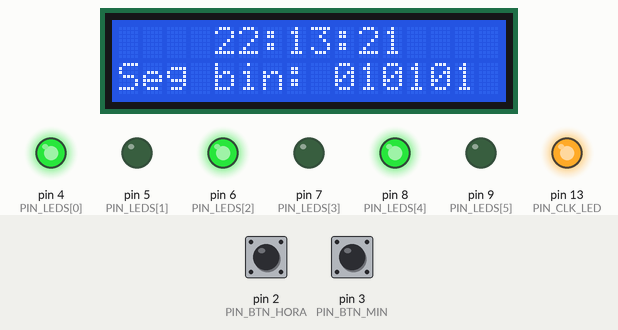
A sketch run on a simulated Arduino Uno, built with avr-gcc and run on an emulated ATmega328P. Shown: 16×2 character LCD, output pins drawn as LEDs (lit = HIGH). Dashed ring = blinking. The inputs (shaded band) are chosen by the test bench; at power-on: pin 3 (PIN_BTN_MIN) HIGH, pin 2 (PIN_BTN_HORA) HIGH. What the sketch prints to the serial monitor is not drawn.

Above: at 3.1 s.
3.2 s: pin 3 (PIN_BTN_MIN) pulled LOW for 0.15 s
At 4.1 s:
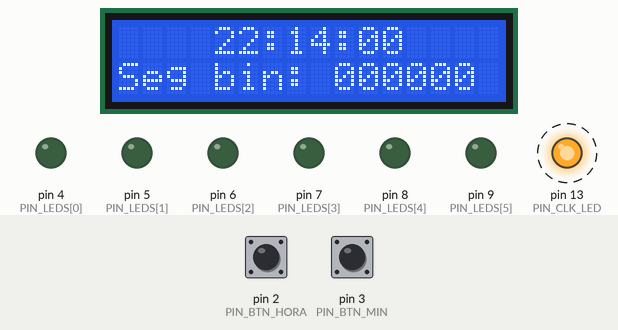
6.2 s: pin 2 (PIN_BTN_HORA) pulled LOW for 0.15 s
At 7.1 s:
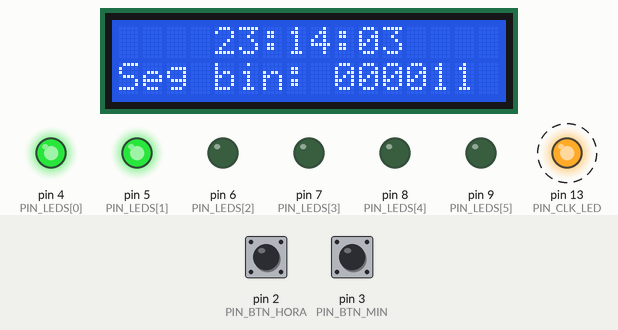
9.2 s: pin 2 (PIN_BTN_HORA) pulled LOW for 1 s
At 9.49 s:
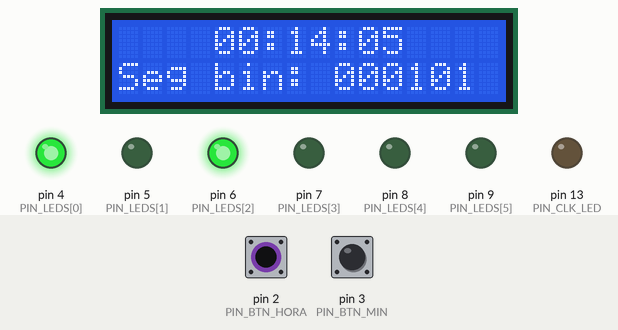
13.2 s: pin 3 (PIN_BTN_MIN) pulled LOW for 1 s
At 15.34 s:
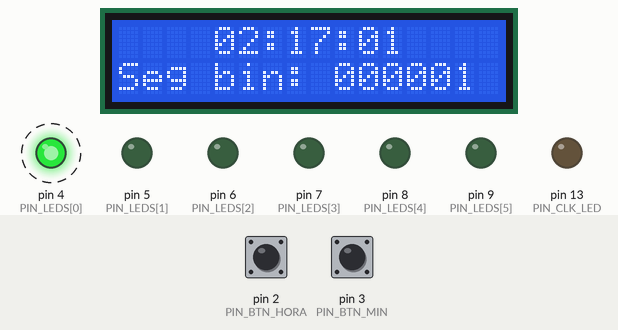
Timing chart, 0 to 24.5 s (numbered marks = the images above; inputs shaded):
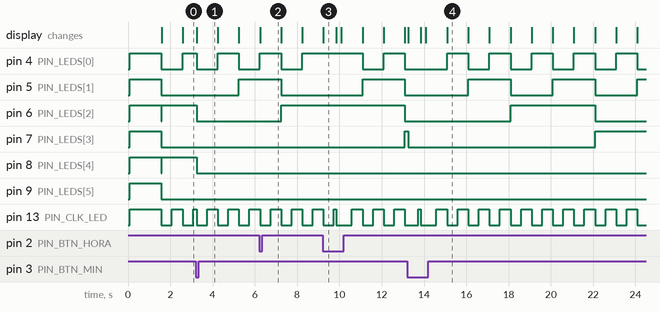

The sketch:

reloj_digital.ino
```cpp
/*
  Práctica 8 - Reloj digital (Arduino UNO)
  ------------------------------------------------------------
  El reloj se implementa como una CASCADA DE CONTADORES, igual
  que un reloj digital hecho con circuitos lógicos:

    CLK 1 Hz -> U_seg (mod 10) -> D_seg (mod 6) -> U_min (mod 10)
             -> D_min (mod 6)  -> HORAS (mod 24: U_hr + D_hr)

  Cada contador genera un "acarreo" (carry) cuando regresa a 0,
  y ese acarreo es el pulso de reloj del siguiente contador.

  Salidas:
    - Monitor Serie (siempre)          -> 9600 baudios
    - LCD 16x2 (TIPO_LCD): 2 = LCD normal de 16 pines, 1 = con módulo I2C
    - 6 LEDs: segundos en binario (opcional) -> USE_LEDS 1
    - LED integrado (D13): parpadea a 1 Hz (el "CLK")

  Entradas:
    - D2: botón +HORA    (a GND, se usa INPUT_PULLUP: no requiere resistencia)
    - D3: botón +MINUTO  (a GND, se usa INPUT_PULLUP: no requiere resistencia)
    - Monitor Serie: escribir  T hh:mm:ss  y Enter para fijar la hora

  Base de tiempo:
    - Sin RTC (USE_RTC 0): se usa millis() (cristal del Arduino).
    - Con RTC (USE_RTC 3231 o 1307): se usa el módulo DS3231/DS1307
      por I2C (A4 = SDA, A5 = SCL) y la hora se conserva sin energía.
*/

// ====================== CONFIGURACIÓN ======================
#define TIPO_LCD    2      // 0 = sin LCD
                           // 1 = LCD con módulo I2C atrás (4 pines: GND VCC SDA SCL)
                           // 2 = LCD normal de 16 pines (sin módulo)
#define LCD_ADDR    0x27   // solo I2C: si no muestra nada, prueba 0x3F
#define USE_RTC     0      // 0 = sin RTC, 3231 = DS3231, 1307 = DS1307
#define USE_LEDS    1      // 1 = segundos en binario en 6 LEDs (D4..D9)

// ========================= PINES ===========================
const uint8_t PIN_BTN_HORA = 2;
const uint8_t PIN_BTN_MIN  = 3;
const uint8_t PIN_CLK_LED  = LED_BUILTIN;                 // D13
const uint8_t PIN_LEDS[6]  = {4, 5, 6, 7, 8, 9};          // bit0 .. bit5
// LCD de 16 pines (TIPO_LCD 2): RS, E, D4, D5, D6, D7
// (los pines analógicos A0..A3 funcionan como digitales)
const uint8_t LCD_RS = 12, LCD_E = 11, LCD_D4 = A0, LCD_D5 = A1, LCD_D6 = A2, LCD_D7 = A3;

// ======================= LIBRERÍAS =========================
#if TIPO_LCD == 1 || USE_RTC
  #include <Wire.h>
#endif
#if TIPO_LCD == 1
  #include <LiquidCrystal_I2C.h>   // "LiquidCrystal I2C" de Frank de Brabander
  LiquidCrystal_I2C lcd(LCD_ADDR, 16, 2);
#elif TIPO_LCD == 2
  #include <LiquidCrystal.h>       // ya viene instalada en el Arduino IDE
  LiquidCrystal lcd(LCD_RS, LCD_E, LCD_D4, LCD_D5, LCD_D6, LCD_D7);
#endif
#if USE_RTC
  #include <RTClib.h>              // "RTClib" de Adafruit
  #if USE_RTC == 3231
    RTC_DS3231 rtc;
  #else
    RTC_DS1307 rtc;
  #endif
#endif

// ================ CONTADORES (estado del reloj) ============
// Cada dígito es un contador BCD independiente.
uint8_t uSeg = 0, dSeg = 0;   // unidades (mod 10) y decenas (mod 6) de segundos
uint8_t uMin = 0, dMin = 0;   // unidades (mod 10) y decenas (mod 6) de minutos
uint8_t uHr  = 0, dHr  = 0;   // horas: contador mod 24 formado por dos dígitos BCD

unsigned long tAnterior = 0;  // instante del último pulso de 1 Hz
bool clk = false;             // nivel actual del "reloj" (LED D13)

// Estado de cada botón (se usa para el antirrebote)
struct Boton {
  uint8_t pin;
  bool estable;            // último estado estable (HIGH = suelto)
  bool lectura;            // última lectura cruda
  unsigned long tCambio;   // instante del último cambio crudo
  unsigned long tRepetir;  // siguiente repetición automática (0 = no repetir)
  bool armado;             // true cuando se ha visto el botón suelto al menos una vez
};
Boton btnHora = {PIN_BTN_HORA, HIGH, HIGH, 0, 0, false};
Boton btnMin  = {PIN_BTN_MIN,  HIGH, HIGH, 0, 0, false};

// ================== LÓGICA DE CONTADORES ===================
// Contador de horas mod 24: cuenta 00..23. Cuando llega a 24
// (dHr = 2 y uHr = 4) se reinicia, igual que la compuerta AND
// que detecta "24" en el circuito lógico.
void pulsoHoras() {
  if (++uHr == 10) { uHr = 0; dHr++; }
  if (dHr == 2 && uHr == 4) { dHr = 0; uHr = 0; }
}

// Contador de minutos 00..59. Devuelve true si hubo acarreo (59 -> 00).
bool pulsoMinutos() {
  if (++uMin == 10) {           // U_min mod 10
    uMin = 0;
    if (++dMin == 6) {          // D_min mod 6
      dMin = 0;
      return true;              // carry hacia horas
    }
  }
  return false;
}

// Pulso de 1 Hz: entra a U_seg y se propaga en cascada.
void pulsoSegundos() {
  if (++uSeg == 10) {           // U_seg mod 10
    uSeg = 0;
    if (++dSeg == 6) {          // D_seg mod 6
      dSeg = 0;
      if (pulsoMinutos()) pulsoHoras();
    }
  }
}

uint8_t horas()    { return dHr * 10 + uHr; }
uint8_t minutos()  { return dMin * 10 + uMin; }
uint8_t segundos() { return dSeg * 10 + uSeg; }

void fijarHora(uint8_t h, uint8_t m, uint8_t s) {
  dHr = (h % 24) / 10;  uHr = (h % 24) % 10;
  dMin = (m % 60) / 10; uMin = (m % 60) % 10;
  dSeg = (s % 60) / 10; uSeg = (s % 60) % 10;
#if USE_RTC
  rtc.adjust(DateTime(2026, 1, 1, horas(), minutos(), segundos()));
#endif
  tAnterior = millis();
}

// =================== BOTONES CON ANTIRREBOTE ===============
// Detecta el flanco de bajada (botón presionado) con 40 ms de
// antirrebote. Si se mantiene presionado, repite cada 250 ms.
// Un botón que ya está en LOW al encender (mal conectado) se
// ignora hasta que se suelte, para que no cuente solo.
const unsigned long T_REBOTE   = 40;
const unsigned long T_ESPERA   = 600;   // antes de empezar a repetir
const unsigned long T_REPETIR  = 250;

bool presionado(Boton &b) {
  unsigned long ahora = millis();
  bool l = digitalRead(b.pin);
  if (l != b.lectura) { b.lectura = l; b.tCambio = ahora; }

  if (ahora - b.tCambio >= T_REBOTE && l != b.estable) {
    b.estable = l;
    if (l == HIGH) {                      // se soltó
      b.armado = true;
      b.tRepetir = 0;
    } else if (b.armado) {                // se acaba de presionar
      b.tRepetir = ahora + T_ESPERA;
      return true;
    }
  }
  if (b.estable == LOW && b.tRepetir != 0 && (long)(ahora - b.tRepetir) >= 0) {
    b.tRepetir = ahora + T_REPETIR;       // repetición al mantener
    return true;
  }
  return false;
}

void iniciarBoton(Boton &b, const __FlashStringHelper *nombre) {
  b.lectura = b.estable = digitalRead(b.pin);
  b.armado = (b.estable == HIGH);
  b.tCambio = millis();
  if (!b.armado) {
    Serial.print(F("AVISO: el boton "));
    Serial.print(nombre);
    Serial.println(F(" esta presionado al encender. Revisa su conexion"));
    Serial.println(F("       (usa patas en diagonal). Se ignora hasta soltarlo."));
  }
}

// ========================= SALIDAS =========================
void dos(Print &p, uint8_t v) { if (v < 10) p.print('0'); p.print(v); }

void mostrar() {
  // Monitor serie
  dos(Serial, horas());   Serial.print(':');
  dos(Serial, minutos()); Serial.print(':');
  dos(Serial, segundos());
  Serial.print("   BCD seg = ");
  for (int8_t i = 2; i >= 0; i--) Serial.print(bitRead(dSeg, i));
  Serial.print(' ');
  for (int8_t i = 3; i >= 0; i--) Serial.print(bitRead(uSeg, i));
  Serial.println();

#if TIPO_LCD
  lcd.setCursor(4, 0);
  dos(lcd, horas());   lcd.print(':');
  dos(lcd, minutos()); lcd.print(':');
  dos(lcd, segundos());
  lcd.setCursor(0, 1);
  lcd.print("Seg bin: ");
  for (int8_t i = 5; i >= 0; i--) lcd.print(bitRead(segundos(), i));
#endif

#if USE_LEDS
  uint8_t s = segundos();
  for (uint8_t i = 0; i < 6; i++) digitalWrite(PIN_LEDS[i], bitRead(s, i));
#endif
}

// Lee "T hh:mm:ss" desde el Monitor Serie para fijar la hora.
void leerSerie() {
  if (!Serial.available()) return;
  String linea = Serial.readStringUntil('\n');
  linea.trim();
  int h, m, s;
  if ((linea[0] == 'T' || linea[0] == 't') &&
      sscanf(linea.c_str() + 1, "%d:%d:%d", &h, &m, &s) == 3) {
    fijarHora(h, m, s);
    Serial.println(F("Hora ajustada."));
    mostrar();
  }
}

// ========================== SETUP ==========================
void setup() {
  Serial.begin(9600);
  Serial.setTimeout(50);

  pinMode(PIN_BTN_HORA, INPUT_PULLUP);
  pinMode(PIN_BTN_MIN,  INPUT_PULLUP);
  pinMode(PIN_CLK_LED,  OUTPUT);
#if USE_LEDS
  for (uint8_t i = 0; i < 6; i++) pinMode(PIN_LEDS[i], OUTPUT);
#endif

#if TIPO_LCD == 1
  lcd.init();
  lcd.backlight();
  lcd.clear();
#elif TIPO_LCD == 2
  lcd.begin(16, 2);
  lcd.clear();
#endif

  // ---- Prueba de arranque (1.5 s): todo encendido ----
  // Si algún LED no prende o el LCD no muestra el texto,
  // revisa esa conexión antes de seguir.
  Serial.println(F("Reloj digital - Practica 8"));
  Serial.println(F("Prueba: LEDs D4..D9 y D13 encendidos 1.5 s"));
#if USE_LEDS
  for (uint8_t i = 0; i < 6; i++) digitalWrite(PIN_LEDS[i], HIGH);
#endif
  digitalWrite(PIN_CLK_LED, HIGH);
#if TIPO_LCD
  lcd.setCursor(0, 0); lcd.print(F("  Practica 8"));
  lcd.setCursor(0, 1); lcd.print(F(" Reloj digital"));
#endif
  delay(1500);
#if USE_LEDS
  for (uint8_t i = 0; i < 6; i++) digitalWrite(PIN_LEDS[i], LOW);
#endif
  digitalWrite(PIN_CLK_LED, LOW);
#if TIPO_LCD
  lcd.clear();
#endif

  iniciarBoton(btnHora, F("+HORA (D2)"));
  iniciarBoton(btnMin,  F("+MIN (D3)"));

#if USE_RTC
  if (!rtc.begin()) {
    Serial.println(F("No se encontro el RTC. Revisa SDA(A4)/SCL(A5)."));
    while (true) {}
  }
  #if USE_RTC == 3231
    bool sinHora = rtc.lostPower();
  #else
    bool sinHora = !rtc.isrunning();
  #endif
  if (sinHora) rtc.adjust(DateTime(F(__DATE__), F(__TIME__)));
  DateTime t = rtc.now();
  fijarHora(t.hour(), t.minute(), t.second());
#else
  // Sin RTC se arranca con la hora de compilación (aprox.).
  int h, m, s;
  sscanf(__TIME__, "%d:%d:%d", &h, &m, &s);
  fijarHora(h, m, s);
#endif

  Serial.println(F("D2 = +hora, D3 = +minuto, o escribe: T hh:mm:ss"));
  mostrar();
}

// =========================== LOOP ==========================
void loop() {
  unsigned long ahora = millis();

  // ---- Base de tiempo: genera el pulso de 1 Hz ----
#if USE_RTC
  static uint8_t ultimoSeg = 255;
  DateTime t = rtc.now();
  if (t.second() != ultimoSeg) {
    ultimoSeg = t.second();
    dHr = t.hour() / 10;   uHr = t.hour() % 10;
    dMin = t.minute() / 10; uMin = t.minute() % 10;
    dSeg = t.second() / 10; uSeg = t.second() % 10;
    tAnterior = ahora;
    mostrar();
  }
#else
  if (ahora - tAnterior >= 1000) {
    tAnterior += 1000;       // se suma 1000 (no "= ahora") para no acumular error
    pulsoSegundos();
    mostrar();
  }
#endif

  // CLK visible en D13: el conteo ocurre en el FLANCO DE BAJADA
  // (igual que los flip-flops del circuito lógico): bajo justo
  // después del pulso, alto en la segunda mitad del segundo.
  bool nuevoClk = (ahora - tAnterior) >= 500;
  if (nuevoClk != clk) { clk = nuevoClk; digitalWrite(PIN_CLK_LED, clk); }

  // ---- Ajuste de hora con botones ----
  if (presionado(btnHora)) {
    Serial.println(F("[D2] +HORA"));
    pulsoHoras();                       // +1 hora (23 -> 00)
    fijarHora(horas(), minutos(), segundos());
    mostrar();
  }
  if (presionado(btnMin)) {
    Serial.println(F("[D3] +MIN"));
    // +1 minuto SIN acarreo a horas (59 -> 00), y segundos a 00
    if (++uMin == 10) { uMin = 0; if (++dMin == 6) dMin = 0; }
    fijarHora(horas(), minutos(), 0);
    mostrar();
  }

  leerSerie();
}
```

Measured:
- after the input at 3.2 s, pin 6 (PIN_LEDS[2]): HIGH → LOW after 0.04 s instead of 2.4 s; pin 7 (PIN_LEDS[3]): stays LOW (without the input it goes to HIGH after 2.4 s); pin 8 (PIN_LEDS[4]): HIGH → LOW at once
- after the input at 9.2 s, pin 6 (PIN_LEDS[2]): HIGH → LOW after 3.9 s instead of 2.0 s; pin 7 (PIN_LEDS[3]): LOW → HIGH after 3.9 s instead of 2.0 s
- after the input at 13.2 s, pin 7 (PIN_LEDS[3]): HIGH → LOW after 0.04 s instead of 7.9 s; pin 8 (PIN_LEDS[4]): stays LOW (without the input it goes to HIGH after 7.9 s)
- by itself, pin 4 (PIN_LEDS[0]): alternates HIGH for 1.0 s and LOW for 1.0 s
- by itself, pin 5 (PIN_LEDS[1]): alternates HIGH for 2.0 s and LOW for 2.0 s
- what the display in image 3 shows lasts 0.6 s, from 9.2 s to 9.8 s
